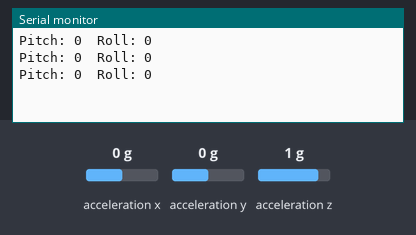
This sketch was run on a simulated Arduino Uno, built with avr-gcc and run on an emulated ATmega328P. On the bench: the last lines printed to the serial monitor. Wiring (inferred from the names in the program): MPU-6050 motion sensor at I2C address 0x68. Inputs (shaded band) come from the test bench; at power-on: acceleration x 0 g, acceleration y 0 g, acceleration z 1 g.

Above: at 2.2 s.
2.3 s: acceleration x set to -1.4 g
At 2.9 s:
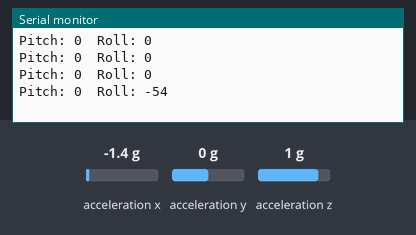
3.8 s: acceleration y set to -1.4 g
At 4.4 s:
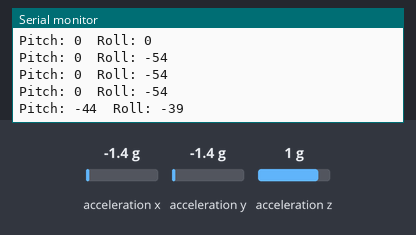
5.3 s: acceleration z set to -1.4 g
At 5.9 s:
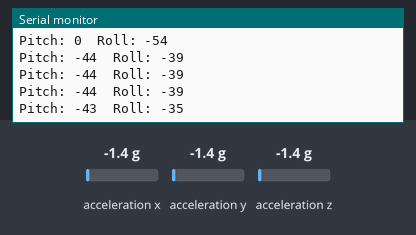
Timing chart, 0 to 8.3 s (numbered marks = the images above; inputs shaded):
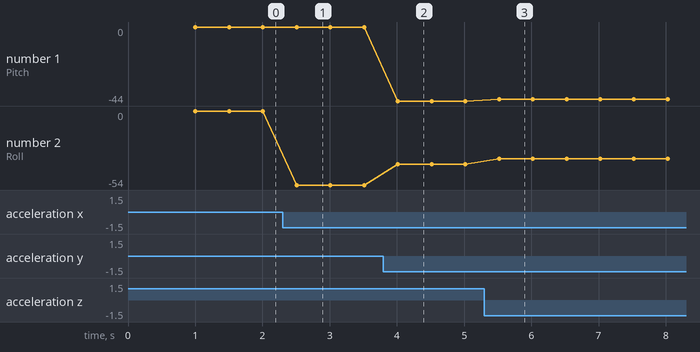

The sketch:

PitchRoll.ino
```cpp
#include <SPI.h>
#include <Wire.h>
#define MPU 0x68  // I2C address of the MPU-6050

double AcX,AcY,AcZ;
int Pitch, Roll;

void setup(){
  Serial.begin(9600);
  init_MPU(); // Inizializzazione MPU6050
}

void loop()
{
  FunctionsMPU(); // Acquisisco assi AcX, AcY, AcZ.

  Roll = FunctionsPitchRoll(AcX/500, AcY/500, AcZ/500);   //Calcolo angolo Roll
  Pitch = FunctionsPitchRoll(AcY/1000, AcX/1000, AcZ/3000);  //Calcolo angolo Pitch

  Serial.print("Pitch: "); Serial.print(Pitch);
  Serial.print("\t");
  Serial.print("Roll: "); Serial.print(Roll);
  Serial.print("\n");
  delay(500);
}

void init_MPU(){
  Wire.begin();
  Wire.beginTransmission(MPU);
  Wire.write(0x6B);  // PWR_MGMT_1 register
  Wire.write(0);     // set to zero (wakes up the MPU-6050)
  Wire.endTransmission(true);
  delay(1000);
}

//Funzione per il calcolo degli angoli Pitch e Roll
double FunctionsPitchRoll(double A, double B, double C){
  double DatoA, DatoB, Value;
  DatoA = A;
  DatoB = (B*B) + (C*C);
  DatoB = sqrt(DatoB);

  Value = atan2(DatoA, DatoB);
  Value = Value * 180/3.14;

  return (int)Value;
}

//Funzione per l'acquisizione degli assi X,Y,Z del MPU6050
void FunctionsMPU(){
  Wire.beginTransmission(MPU);
  Wire.write(0x3B);  // starting with register 0x3B (ACCEL_XOUT_H)
  Wire.endTransmission(false);
  Wire.requestFrom(MPU,6,true);  // request a total of 14 registers
  AcX=Wire.read()<<8|Wire.read();  // 0x3B (ACCEL_XOUT_H) & 0x3C (ACCEL_XOUT_L)
  AcY=Wire.read()<<8|Wire.read();  // 0x3D (ACCEL_YOUT_H) & 0x3E (ACCEL_YOUT_L)
  AcZ=Wire.read()<<8|Wire.read();  // 0x3D (ACCEL_YOUT_H) & 0x3E (ACCEL_YOUT_L)
}
```

Measured:
- after the input at 2.3 s, the serial monitor: prints a new line after 0.21 s (image 1)
- after the input at 3.8 s, the serial monitor: prints a new line after 0.21 s (image 2)
- after the input at 5.3 s, the serial monitor: prints a new line after 0.22 s (image 3)
- plotted number 1: 0 → -44 after the input at 3.8 s, -44 → -43 after the input at 5.3 s
- plotted number 2: 0 → -54 after the input at 2.3 s, -54 → -39 after the input at 3.8 s, -39 → -35 after the input at 5.3 s
